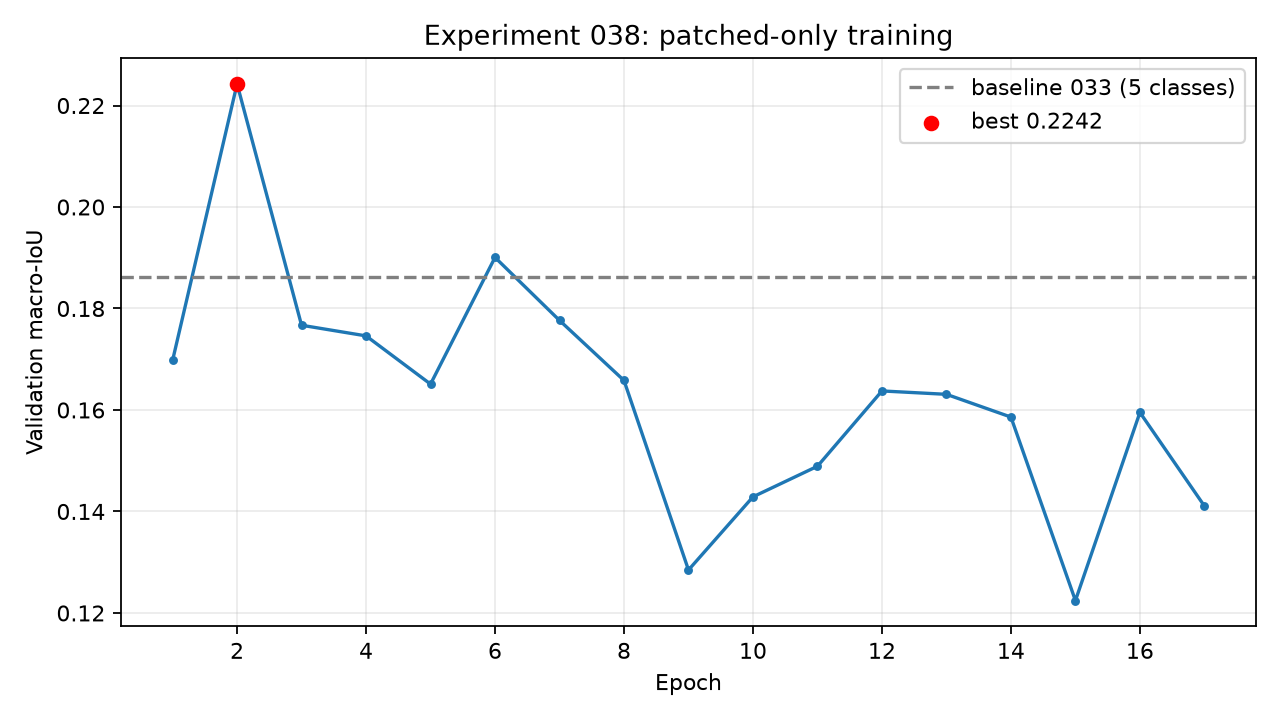
#> input picture experiments/038_latent_gru_patched_only/artifacts/learning_curve.png, 1280 x 720 px
$ python apply_clahe_roi.py ../../experiments/038_latent_gru_patched_only/artifacts/learning_curve.png out.png
#> lines starting #> are read from the running program, lines starting #| are printed output that depends on the picture
#!/usr/bin/env python3
"""Apply CLAHE only inside a rectangular ROI and keep the outside black."""

from __future__ import annotations

import argparse
from pathlib import Path

import cv2
import numpy as np


def apply_clahe_roi(
    image: np.ndarray,
    roi: tuple[int, int, int, int],
    clip_limit: float,
    tile_size: int,
) -> np.ndarray:
#> called with roi = (150, 50, 490, 400), clip_limit = 2, tile_size = 8
    x1, y1, x2, y2 = roi
    if image.ndim != 2:
        raise ValueError("Expected a single-channel grayscale image")
    if not (0 <= x1 <= x2 < image.shape[1] and 0 <= y1 <= y2 < image.shape[0]):
        raise ValueError(f"ROI {roi} is outside image shape {image.shape}")

    result = np.zeros_like(image)
    crop = image[y1 : y2 + 1, x1 : x2 + 1]
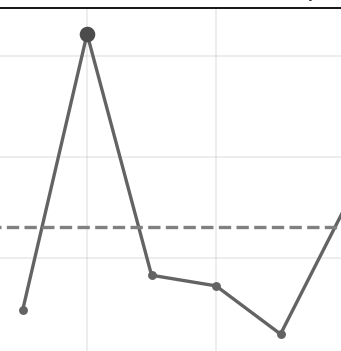
#> crop: shape (351, 341); min 25, max 255, mean 248.4
    clahe = cv2.createCLAHE(clipLimit=clip_limit, tileGridSize=(tile_size, tile_size))
    result[y1 : y2 + 1, x1 : x2 + 1] = clahe.apply(crop)
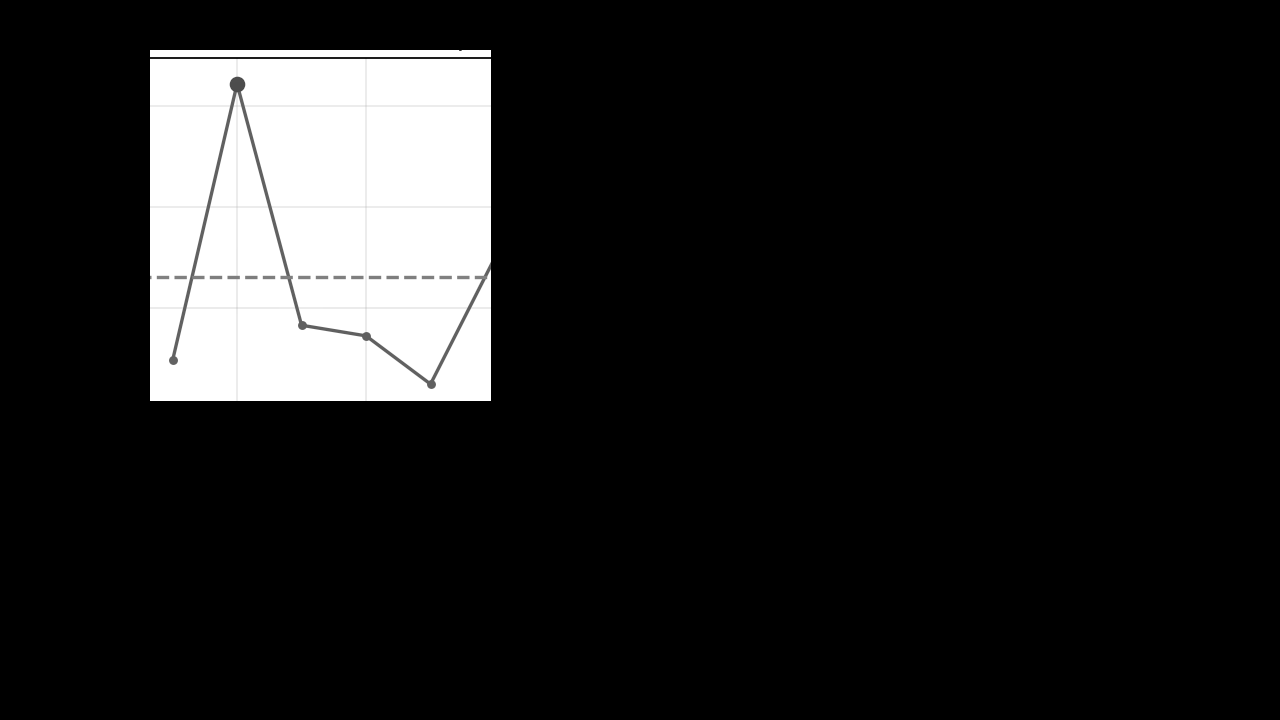
#> result: shape (720, 1280); min 0, max 255, mean 32.3
    return result


def main() -> None:
    parser = argparse.ArgumentParser(description=__doc__)
    parser.add_argument("input", type=Path)
    parser.add_argument("output", type=Path)
    parser.add_argument("--x1", type=int, default=150)
    parser.add_argument("--y1", type=int, default=50)
    parser.add_argument("--x2", type=int, default=490)
    parser.add_argument("--y2", type=int, default=400)
    parser.add_argument("--clip-limit", type=float, default=2.0)
    parser.add_argument("--tile-size", type=int, default=8)
    args = parser.parse_args()

    if args.clip_limit <= 0:
        raise ValueError("clip-limit must be positive")
    if args.tile_size < 2:
        raise ValueError("tile-size must be at least 2")

    image = cv2.imread(str(args.input), cv2.IMREAD_GRAYSCALE)
    if image is None:
        raise FileNotFoundError(args.input)

    processed = apply_clahe_roi(
        image,
        (args.x1, args.y1, args.x2, args.y2),
        args.clip_limit,
        args.tile_size,
    )
    args.output.parent.mkdir(parents=True, exist_ok=True)
    if not cv2.imwrite(str(args.output), processed):
        raise RuntimeError(f"Could not write {args.output}")
    print(args.output)


if __name__ == "__main__":
    main()
